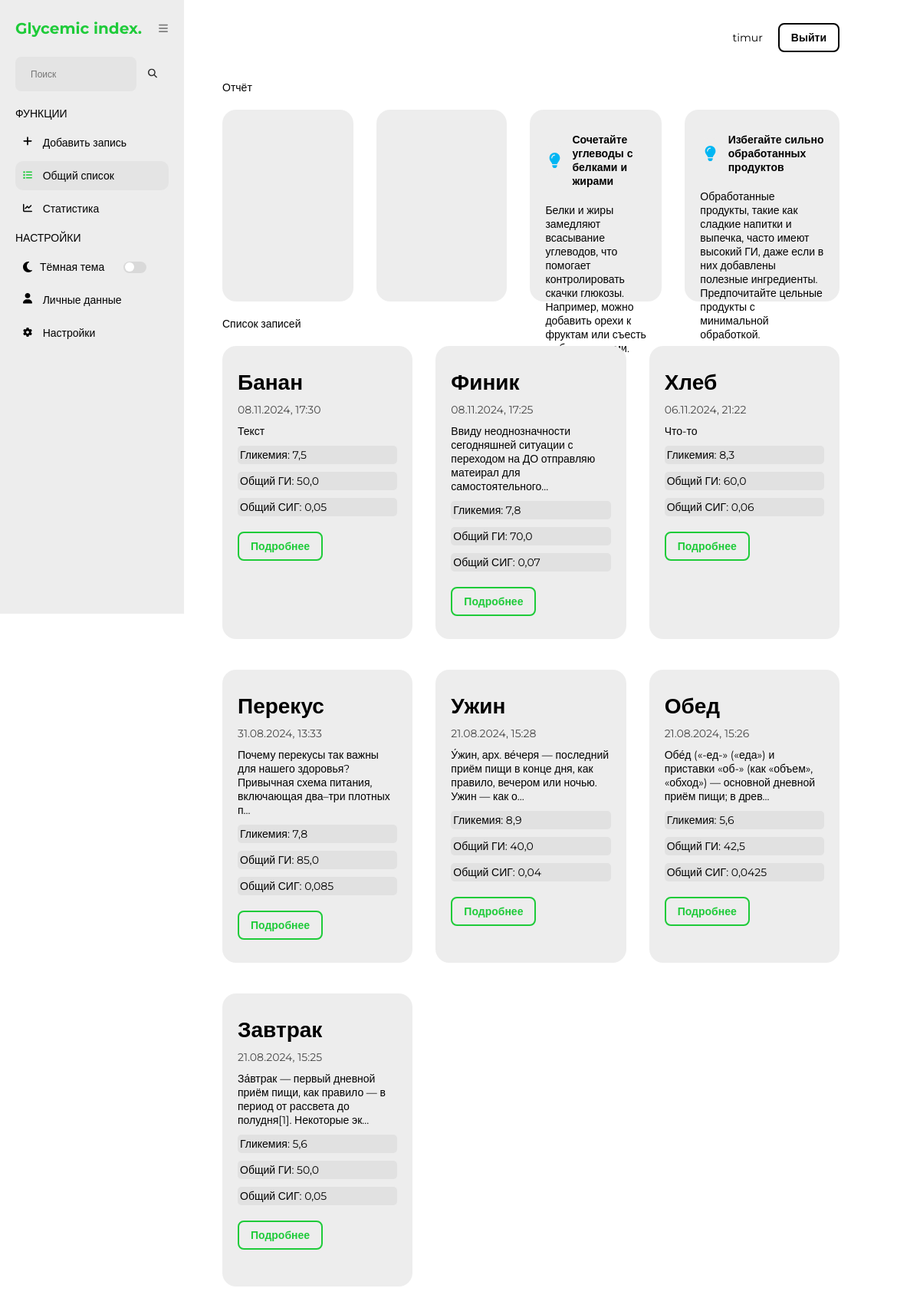
Page /gi-webapp/ (signed in) on the committed database.
### glycemic_index_app/models.py (models this page shows, shortened)
class CustomUser(AbstractUser):
    rcg = models.TextField(blank=True, default='0.01|0.02|0.03|0.04|0.05|0.06|0.07|0.08|0.09|0.1')
    absorption_time = models.TextField(blank=True, default='100|90|80|70|60|50|40|30|20|10')
    bu_index = models.TextField(blank=True, default='2.5')

class Note(models.Model):
    title = models.CharField(max_length=300)
    content = models.TextField(blank=True)
    created_at = models.DateTimeField(auto_now_add=True)
    glycemia = models.FloatField()
    bread_units = models.FloatField(blank=True)
    glycemic_index = models.CharField(max_length=500)
    general_gi = models.FloatField()
    general_rcg = models.FloatField()
    graph = models.TextField()
    user = models.ForeignKey(CustomUser, on_delete=models.CASCADE)
    class Meta:
        verbose_name = 'Note'
        verbose_name_plural = 'Notes'
        ordering = ['-created_at']

### glycemic_index_app/views.py (the view)
# urls.py: path('', index, name='main'),
@login_required(login_url='glycemic_index_app:login')
def index(request):
    query = request.GET.get('q')
    if query:
        notes = Note.objects.filter(user=request.user, title__icontains=query)
    else:
        notes = Note.objects.filter(user=request.user)
    context = {
        'notes': notes,
        'title': 'Список записей',
        'name': 'main'
    }
    return render(request, 'glycemic_index_app/components/main.html', context=context)

### glycemic_index_app/templatetags/sidebar_active.py (called while the page is built)
@register.simple_tag
def is_active(name, current_name):
    return 'active' if name == current_name else ''

### glycemic_index_app/templates/glycemic_index_app/components/main.html (shortened to what this page needs)
{% extends '../base.html' %}
{% load static %}
{% block link %}
<link rel="stylesheet" href="{% static 'glycemic_index_app/css/main.css' %}">
{% endblock %}
{% block main %}
<div class="div-title">Отчёт</div>
<div class="top-side">
    <div class="list active">
        <div class="top-card">
        </div>
        <div class="top-card">
        </div>
        <div class="top-card text">
            <div class="top-card-text">
                <div class="icon-wrapper">
                </div>
                <h3>Сочетайте углеводы с белками и жирами</h3>
            </div>
            <p>Белки и жиры замедляют всасывание углеводов, что помогает контролировать скачки глюкозы. Например, можно
                добавить орехи к фруктам или съесть рыбу с овощами.</p>
        </div>
        <div class="top-card text">
            <div class="top-card-text">
                <div class="icon-wrapper">
                </div>
                <h3>Избегайте сильно обработанных продуктов</h3>
            </div>
            <p>Обработанные продукты, такие как сладкие напитки и выпечка, часто имеют высокий ГИ, даже если в них
                добавлены
                полезные ингредиенты. Предпочитайте цельные продукты с минимальной обработкой.</p>
        </div>
    </div>
</div>
<div class="div-title">Список записей</div>
<div class="main-list">
    {% for item in notes %}
    <div class="card">
        <h1 class="card-title">{{ item.title }}</h1>
        <div class="card-date-list">
            <span class="card-date">{{ item.created_at|date:"d.m.Y, H:i" }}</span>
        </div>
        <p>{{ item.content|slice:":100" }}{% if item.content|length > 100 %}...{% endif %}</p>
        <div class="card-info-list">
            <div class="card-info-list__item">Гликемия: {{ item.glycemia }}</div>
            <div class="card-info-list__item">Общий ГИ: {{ item.general_gi }}</div>
            <div class="card-info-list__item">Общий СИГ: {{ item.general_rcg }}</div>
        </div>
        <a href="{% url 'glycemic_index_app:note_detail' item.pk %}">Подробнее</a>
    </div>
    {% endfor %}
</div>
{% endblock %}

### glycemic_index_app/templates/glycemic_index_app/base.html (shortened to what this page needs)
{% load static %}
{% load sidebar_active %}
<!DOCTYPE html>
<html lang="en">
<head>
    <link rel="stylesheet" href="{% static 'glycemic_index_app/css/default.css' %}">
    {% block link %}
    {% endblock %}
</head>
<body>
    <header class="header">
        <div class="header-countainer">
            <div class="header-inner">
                {% if user.is_authenticated %}
                    <span class="header-name">{{ user.username }}</span>
                    <a href="{% url 'glycemic_index_app:logout' %}" class="account_button">Выйти</a>
                {% else %}
                <a href="{% url 'glycemic_index_app:signup' %}" class="account_button">Создать аккаунт</a>
                    <a href="{% url 'glycemic_index_app:login' %}" class="account_button login">Войти</a>
                {% endif %}
            </div>
        </div>
    </header>
    <section class="sidebar" id="sidebar">
        <div class="logo-wrapper">
            <a href="{% url 'glycemic_index_app:main' %}" class="logo">Glycemic index.</a>
            <button class="menu-button">
            </button>
        </div>
        <form action="" class="search-bar-wrapper" method="GET">
            <div class="input-wrapper">
                <input type="text" name="q" class="search-bar" placeholder="Поиск">
                <button class="search-button" type="submit">
                </button>
            </div>
        </form>
        <div class="funcs">
            <span class="side-title">Функции</span>
            <ul>
                <li class="side-item {% is_active 'add' name %}">
                    <a href="{% url 'glycemic_index_app:add' %}" class="side-item-text">
                        <span>Добавить запись</span>
                    </a>
                </li>
                <li class="side-item {% is_active 'main' name %}">
                    <a href="{% url 'glycemic_index_app:main' %}" class="side-item-text">
                        <span>Общий список</span>
                    </a>
                </li>
                <li class="side-item {% is_active 'stat' name %}">
                    <a href="{% url 'glycemic_index_app:stat' %}" class="side-item-text">
                        <span>Статистика</span>
                    </a>
                </li>
            </ul>
        </div>
        <div class="sets">
            <span class="side-title">Настройки</span>
            <ul>
                <li class="side-item theme">
                    <span>Тёмная тема</span>
                    <label for="theme" class="theme-button"></label>
                </li>
                <li class="side-item {% is_active 'personal_data' name %}">
                    <a href="{% url 'glycemic_index_app:personal_data' %}" class="side-item-text">
                        <span>Личные данные</span>
                    </a>
                </li>
                <li class="side-item {% is_active 'settings' name %}">
                    <a href="{% url 'glycemic_index_app:setts' %}" class="side-item-text">
                        <span>Настройки</span>
                    </a>
                </li>
            </ul>
        </div>
    </section>
    <main class="main">
        {% block main %}
        {% endblock %}
    </main>
</body>
</html>

### glycemic_index_app/static/glycemic_index_app/css/default.css (style rules this page uses)
html { box-sizing: border-box; }
* { margin: 0; padding: 0; box-sizing: border-box; font-family: "Montserrat", sans-serif; }
:root { --color-primary: #1ECB39; --color-body: #ffff; --color-input: #E4E4E4; --color-text: #000000; --color-button: #000000; --color-toggle: #FFFFFF; --color-menu: #7E7E7E; --color-bg-50: #EDEDED; --color-bg-100: #EDEDED; --color-bg-200: #D9D9D9; --color-bg-300: #E1E1E1; --color-bg-400: #BCBCBC; --color-bg-500: #222222; --sidebar-width: 240px; }
li { list-style-type: none; }
ul { margin-left: 0; padding-left: 0; }
body { color: var(--color-text); height: 100vh; display: grid; grid-template-columns: var(--sidebar-width) 1fr; grid-template-rows: 85px 1fr; grid-template-areas: 'side header' 'side main'; font-size: 14px; background-color: var(--color-body); }
a { text-decoration: none; color: var(--color-text); }
button { color: var(--color-text); font-weight: bold; border: 2px solid var(--color-button); border-radius: 8px; background: transparent; padding: 8px 15px; cursor: pointer; transition: all linear .1s; }
.header { grid-column: 2 / 3; grid-row: 1 / 2; grid-area: header; }
.account_button { display: block; color: var(--color-text); font-weight: bold; border: 2px solid var(--color-button); border-radius: 8px; background: transparent; padding: 8px 15px; cursor: pointer; margin-right: 10px; transition: all linear .1s; }
.account_button:last-child { margin-right: 0; }
.header-countainer { padding: 0 105px; }
.header-inner { padding: 30px 0; display: flex; justify-content: end; align-items: center; }
.header-name { margin-right: 20px; }
input, textarea { color: var(--color-text); border: 0; border-radius: 8px; font-size: 12px; background-color: var(--color-input); outline: none; padding: 15px 10px; }
.sidebar { width: 240px; background-color: var(--color-bg-100); position: fixed; height: 100vh; grid-column: 1 / 2; grid-row: 1 / 3; grid-area: side; z-index: 1000; padding: 25px 20px; transition: all .2s linear; }
.input-wrapper { display: flex; justify-content: space-between; align-items: center; margin-top: 25px; }
.search-bar { width: 80%; background-color: var(--color-input); padding-right: 40px; padding-left: 20px; }
.search-button { border: 0; }
.menu-button { border: transparent; background-color: transparent; padding: 0; margin-left: 18px; }
.logo { font-size: 20px; color: var(--color-primary); font-weight: bold; }
.funcs { margin-top: 20px; }
.side-title { display: block; color: var(--color-text); text-transform: uppercase; margin: 10px 0; }
.side-item { color: var(--color-text); margin: 5px 0; display: flex; border-radius: 10px; transition: all .2s linear; }
.side-item.theme { padding: 10px 10px 10px 10px; }
.side-item-text { width: 100%; padding: 10px 10px 10px 10px; }
.side-item.active { background-color: var(--color-input); }
.side-item.active .side-icons, .side-item:hover .side-icons { fill: var(--color-primary) }
.side-item-text { transition: all linear 0.1s; }
.side-icons { fill: var(--color-text); margin-right: 10px; transition: all linear 0.1s; }
.side-item.theme { color: var(--color-text); display: flex; align-items: center; }
.theme-button { background-color: var(--color-bg-200); width: 30px; height: 15px; border-radius: 30px; cursor: pointer; position: relative; margin-left: 25px; transition: all linear .1s; }
.theme-button::before { position: absolute; content: ''; background-color: var(--color-toggle); width: 12px; height: 12px; border-radius: 15px; margin-left: 2px; margin-top: 1.5px; transition: all linear .1s; }
.main { grid-area: main; padding-bottom: 80px; }

### rows in the picture
CustomUser: username "timur"
Note: title "Банан", created_at "08.11.2024, 17:30", content "Текст", glycemia "7,5", general_gi "50,0", general_rcg "0,05"
Note: title "Финик", created_at "08.11.2024, 17:25", content "Ввиду неоднозначности сегодняшней ситуации с переходом на ДО отправляю матеирал для самостоятельного", glycemia "7,8", general_gi "70,0", general_rcg "0,07"
Note: title "Хлеб", created_at "06.11.2024, 21:22", content "Что-то", glycemia "8,3", general_gi "60,0", general_rcg "0,06"
Note: title "Перекус", created_at "31.08.2024, 13:33", content "Почему перекусы так важны для нашего здоровья? Привычная схема питания, включающая два–три плотных п", glycemia "7,8", general_gi "85,0", general_rcg "0,085"
Note: title "Ужин", created_at "21.08.2024, 15:28", content "У́жин, арх. ве́черя — последний приём пищи в конце дня, как правило, вечером или ночью. Ужин — как о", glycemia "8,9", general_gi "40,0", general_rcg "0,04"
Note: title "Обед", created_at "21.08.2024, 15:26", content "Обе́д («-ед-» («еда») и приставки «об-» (как «объем», «обход») — основной дневной приём пищи; в древ", glycemia "5,6", general_gi "42,5", general_rcg "0,0425"
Note: title "Завтрак", created_at "21.08.2024, 15:25", content "За́втрак — первый дневной приём пищи, как правило — в период от рассвета до полудня[1]. Некоторые эк", glycemia "5,6", general_gi "50,0", general_rcg "0,05"
